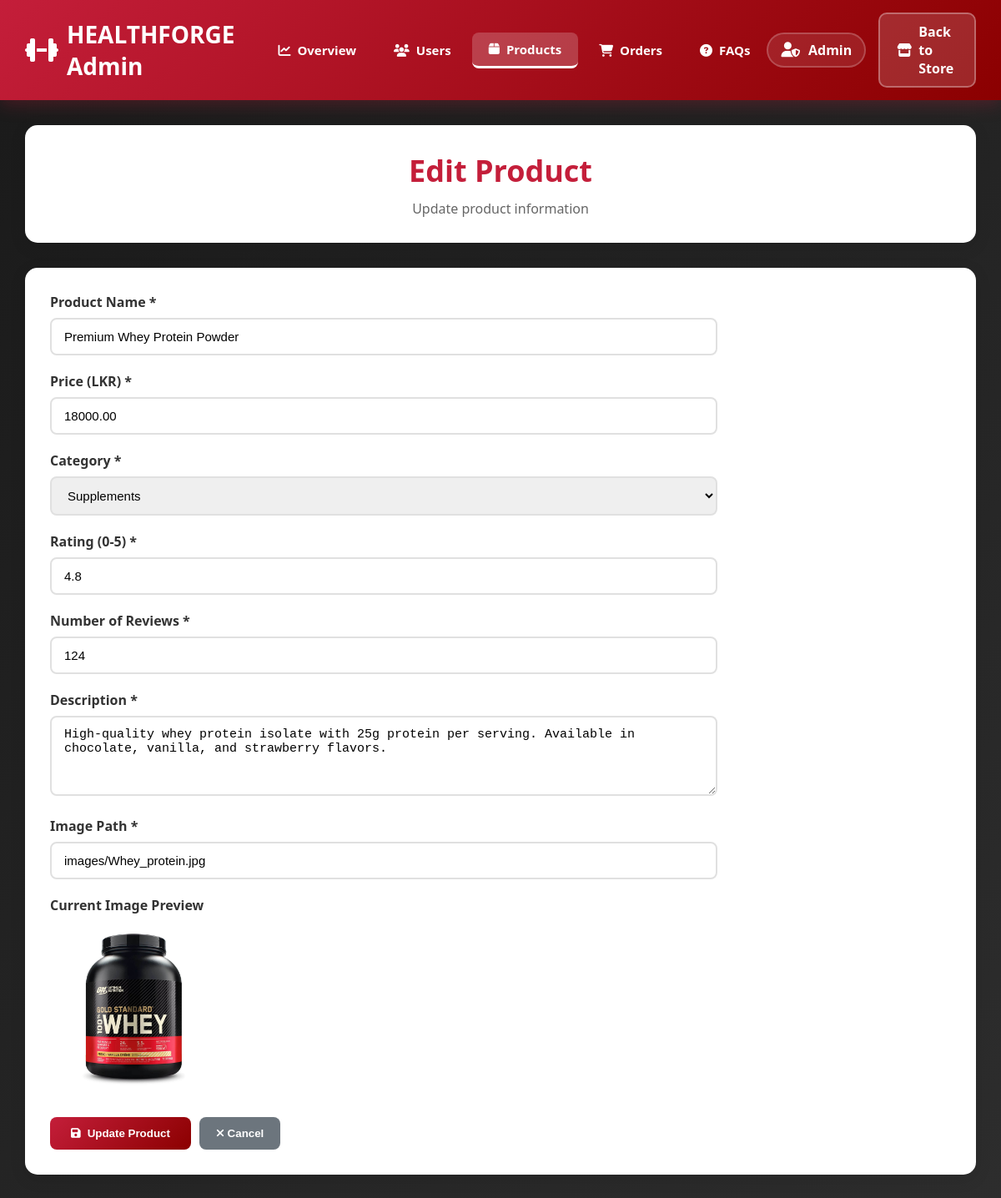
Page /admin/update_product.php?id=1 (signed in) on the committed database.
### tables this page shows
CREATE TABLE `products` (
  `id` int(11) NOT NULL,
  `name` varchar(255) NOT NULL,
  `price` decimal(10,2) NOT NULL,
  `category` varchar(100) NOT NULL,
  `rating` decimal(2,1) DEFAULT 0.0,
  `reviews` int(11) DEFAULT 0,
  `description` text DEFAULT NULL,
  `features` text DEFAULT NULL,
  `image` varchar(255) DEFAULT NULL
);

### admin/update_product.php (the view, shortened to what this page needs)
<?php
$database = new Database();
$db = $database->getConnection();
$query = "SELECT * FROM products WHERE id = :id";
$stmt = $db->prepare($query);
$stmt->bindParam(':id', $_GET['id']);
$stmt->execute();
$product = $stmt->fetch(PDO::FETCH_ASSOC);
include 'admin_header.php';
?>
<div class="page-header">
    <h1>Edit Product</h1>
    <p>Update product information</p>
</div>
<div class="content-section">
    <form method="POST" action="update_product.php" style="max-width: 800px;">
        <div class="form-group">
            <label>Product Name *</label>
            <input type="text" name="name" value="<?php echo htmlspecialchars($product['name']); ?>" required class="form-control">
        </div>
        <div class="form-group">
            <label>Price (LKR) *</label>
            <input type="number" step="0.01" name="price" value="<?php echo $product['price']; ?>" required class="form-control">
        </div>
        <div class="form-group">
            <label>Category *</label>
            <select name="category" required class="form-control">
                <option value="supplements" <?php echo $product['category'] === 'supplements' ? 'selected' : ''; ?>>Supplements</option>
            </select>
        </div>
        <div class="form-group">
            <label>Rating (0-5) *</label>
            <input type="number" step="0.1" min="0" max="5" name="rating" value="<?php echo $product['rating']; ?>" required class="form-control">
        </div>
        <div class="form-group">
            <label>Number of Reviews *</label>
            <input type="number" name="reviews" value="<?php echo $product['reviews']; ?>" required class="form-control">
        </div>
        <div class="form-group">
            <label>Description *</label>
            <textarea name="description" rows="4" required class="form-control"><?php echo htmlspecialchars($product['description']); ?></textarea>
        </div>
        <div class="form-group">
            <label>Image Path *</label>
            <input type="text" name="image" value="<?php echo htmlspecialchars($product['image']); ?>" placeholder="e.g., images/product.jpg" required class="form-control">
        </div>
        <div class="form-group">
            <label>Current Image Preview</label>
            <div>
                <img src="../<?php echo htmlspecialchars($product['image']); ?>" alt="Product Image" style="max-width: 200px; border-radius: 8px; margin-top: 10px;">
            </div>
        </div>
        <div class="form-actions" style="display: flex; gap: 10px; margin-top: 20px;">
            <button type="submit" class="btn-primary">
                <i class="fas fa-save"></i> Update Product
            </button>
            <button type="button" onclick="window.location.href='admin-products.php'" class="btn-secondary">
                <i class="fas fa-times"></i> Cancel
            </button>
        </div>
    </form>
</div>
</div>
</body>
</html>

### css/admin.css (style rules this page uses)
* { margin: 0; padding: 0; box-sizing: border-box; }
body { font-family: 'Segoe UI', Tahoma, Geneva, Verdana, sans-serif; background: linear-gradient(135deg, #1a1a1a 0%, #2d2d2d 100%); min-height: 100vh; color: #333; }
.page-header { background: white; padding: 30px; border-radius: 15px; box-shadow: 0 5px 20px rgba(0, 0, 0, 0.1); margin-bottom: 30px; text-align: center; }
.page-header h1 { color: #c41e3a; font-size: 36px; margin-bottom: 10px; }
.page-header p { color: #666; font-size: 16px; }
.content-section { background: white; padding: 30px; border-radius: 15px; box-shadow: 0 5px 20px rgba(0, 0, 0, 0.1); margin-bottom: 30px; }
.btn-primary { background: linear-gradient(135deg, #c41e3a 0%, #8b0000 100%); color: white; padding: 12px 25px; border: none; border-radius: 8px; font-weight: 600; cursor: pointer; transition: all 0.3s; display: inline-flex; align-items: center; gap: 8px; text-decoration: none; }
.btn-secondary { background: #6c757d; color: white; padding: 10px 20px; border: none; border-radius: 8px; font-weight: 600; cursor: pointer; transition: all 0.3s; }
.form-group { margin-bottom: 20px; }
.form-group label { display: block; margin-bottom: 8px; font-weight: 600; color: #333; }
.form-group input, .form-group select, .form-group textarea { width: 100%; padding: 12px 15px; border: 2px solid #e0e0e0; border-radius: 8px; font-size: 15px; transition: border-color 0.3s; }

### rows in the picture
products: name "Premium Whey Protein Powder", price "18000.00", category "Supplements", rating "4.8", reviews "124", description "High-quality whey protein isolate with 25g protein per serving. Available in chocolate, vanilla, and strawberry flavors.", image "images/Whey_protein.jpg", image (picture)

### other values in the picture
$_SESSION['user_name'] "Admin"
